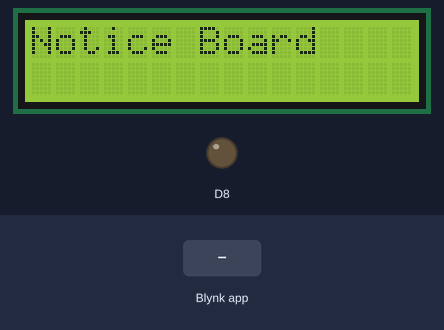
The sketch below on a simulated ESP8266 (NodeMCU). Parts: 16×2 character LCD, output pins drawn as LEDs (lit = HIGH). Inputs (shaded band) come from the test bench.

Above: at 3.1 s.
3.2 s: Blynk app writes 1 to V1
At 4.0 s:
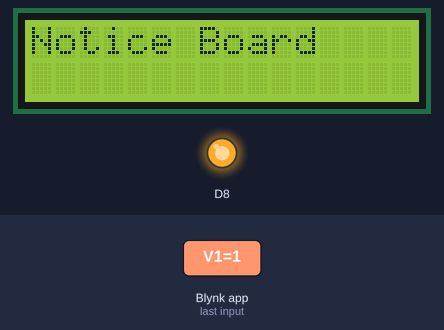
At 9.0 s:
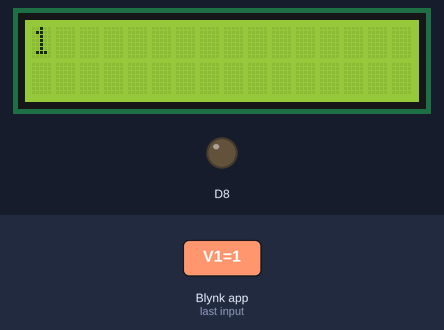
Timing chart, 0 to 10.5 s (numbered marks = the images above; inputs shaded):
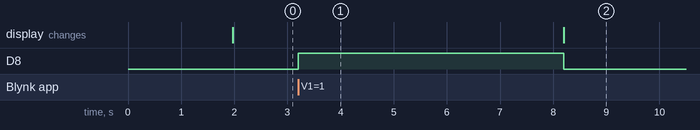

Measured:
- after the input at 3.2 s, D8: LOW → HIGH at once, → LOW 5.0 s later

The sketch:

iot_based_notice_board.ino
```cpp
#define BLYNK_TEMPLATE_ID "TMPLln9tduYI"
#define BLYNK_DEVICE_NAME "TOKEN NO DISPLAY"
#define BLYNK_FIRMWARE_VERSION        "0.1.0"
#define BLYNK_PRINT Serial
#define APP_DEBUG
#define USE_NODE_MCU_BOARD

#include<LiquidCrystal.h>
LiquidCrystal lcd(D0,D1,D2,D5,D6,D7);

#include "BlynkEdgent.h"

BLYNK_WRITE(V1) // V1 is the number of Virtual Pin
{
  buz();
  lcd.clear();
  lcd.setCursor(0,0);
  lcd.print(param.asStr());
}

void setup()
{
  Serial.begin(115200);
  delay(100);
  BlynkEdgent.begin();
  pinMode(D8,OUTPUT);
  lcd.begin(16,2);
  lcd.setCursor(0,0);
  lcd.print("Notice Board");

}

void loop()
{
  BlynkEdgent.run();
}

void buz()
{
digitalWrite(D8,HIGH);
delay(5000);
digitalWrite(D8,LOW);
}
```
